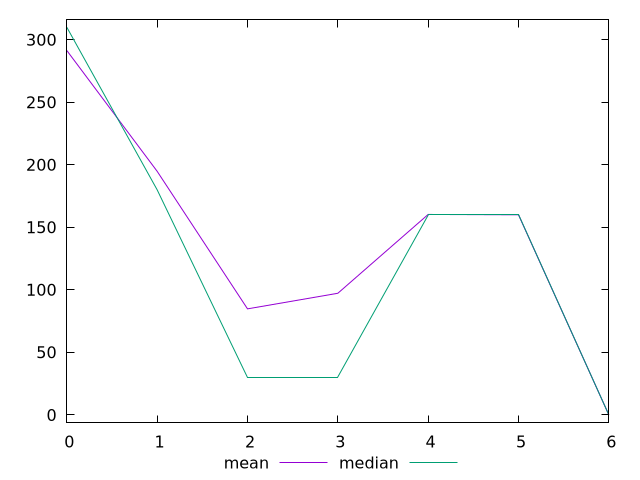

gnuplot code for this plot:
$_mean <<EOF
291.4
194.8
84.8
97.3
160.3
160
0
EOF
$_median <<EOF
310
180
30
30
160
160
0
EOF
set key outside below
set terminal pngcairo
set output "report_00006_2020-11-02T20-21-41.718Z/uses-http2/progession_mean_median.png"
set yrange [-6.2:316.2]
plot $_mean title "mean" with line ,$_median title "median" with line ,
